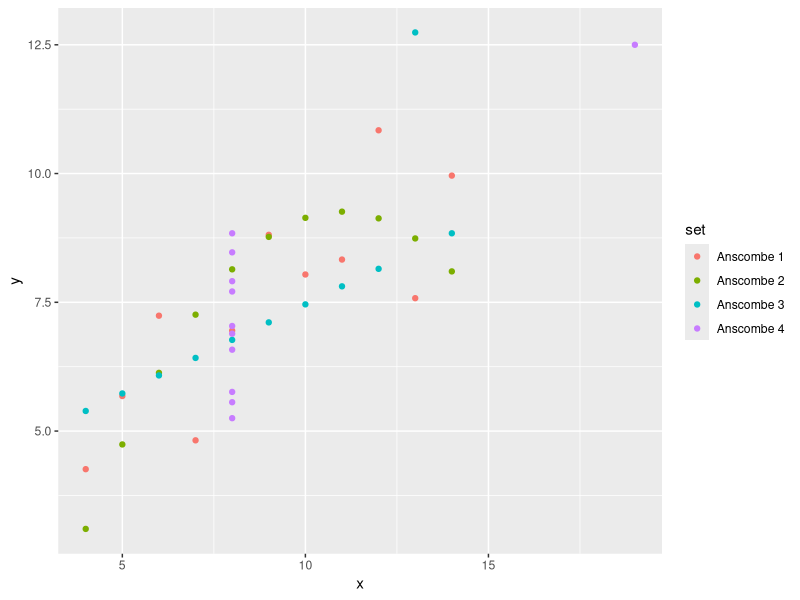
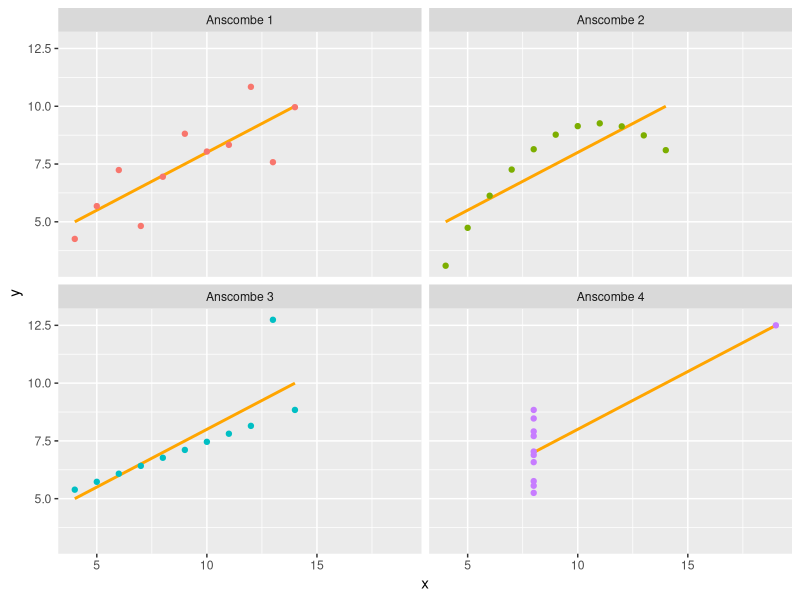
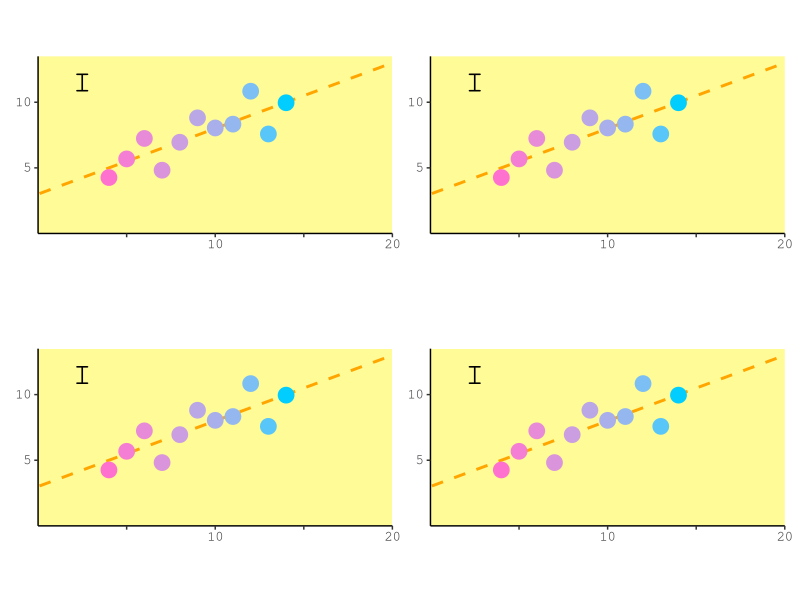
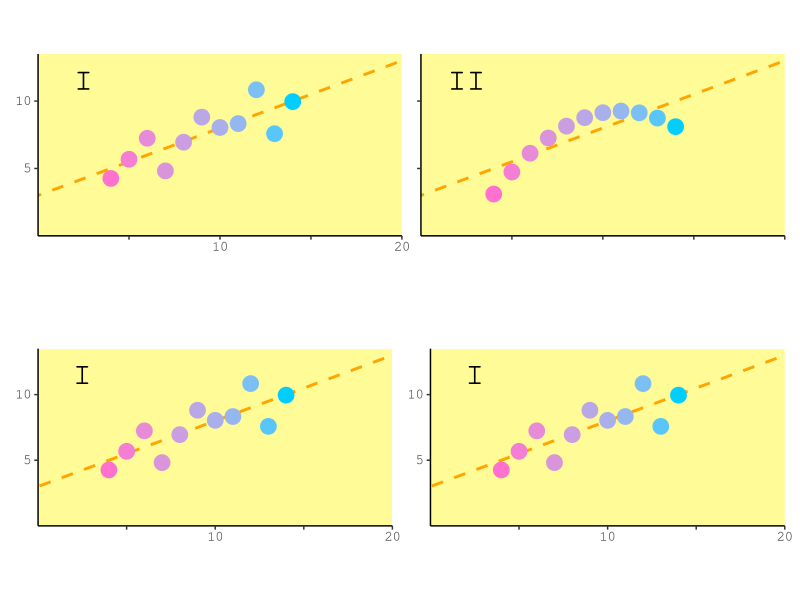
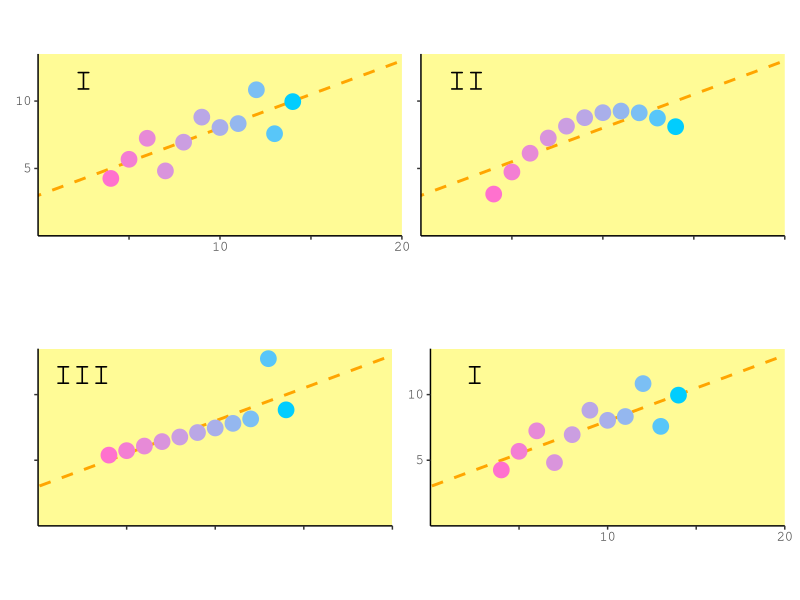
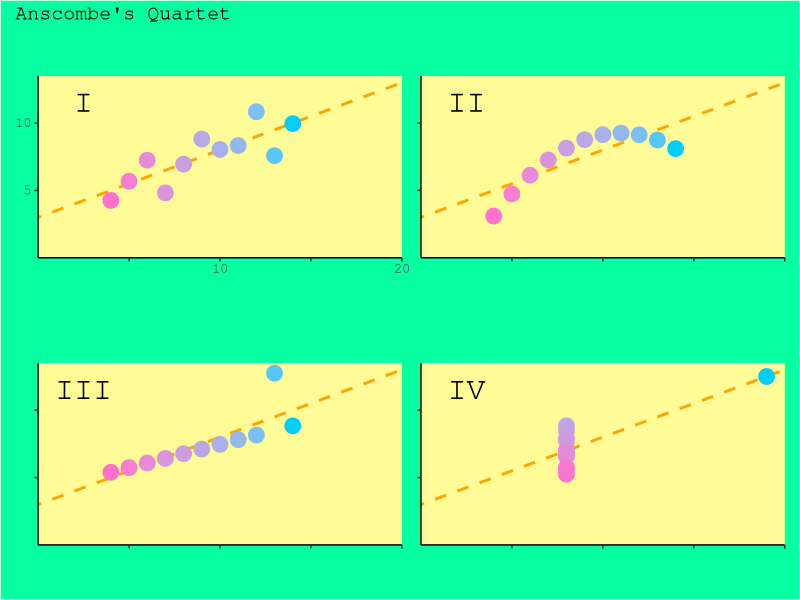
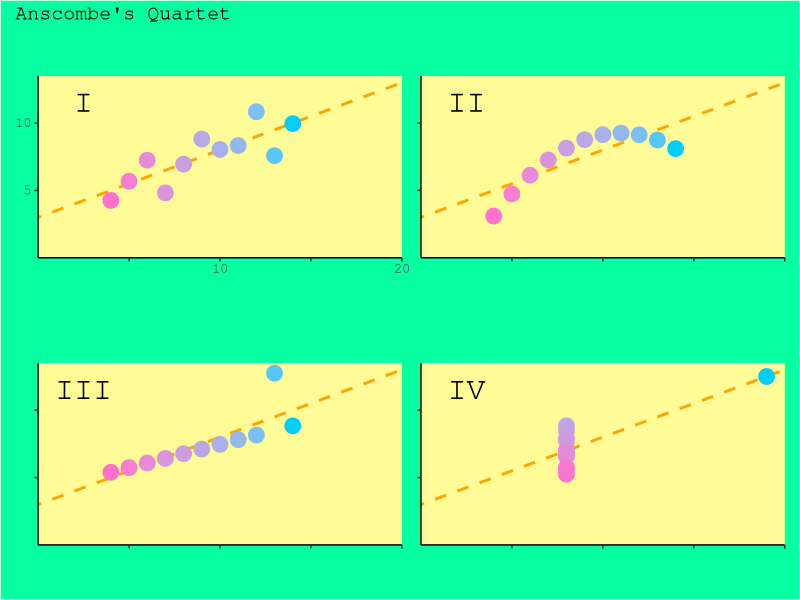

Reproduce these figures in R, in order.
library(tidyverse)
library(patchwork)

anscombe

anscombe1 <- anscombe %>% 
  select(x1, y1)
anscombe2 <- anscombe %>% 
  select(x2, y2)
anscombe3 <- anscombe %>% 
  select(x3, y3)
anscombe4 <- anscombe %>% 
  select(x4, y4)

anscombe1$set <- "Anscombe 1"
anscombe2$set <- "Anscombe 2"
anscombe3$set <- "Anscombe 3"
anscombe4$set <- "Anscombe 4"

names(anscombe1)[1] <- "x"
names(anscombe2)[1] <- "x"
names(anscombe3)[1] <- "x"
names(anscombe4)[1] <- "x"

names(anscombe1)[2] <- "y"
names(anscombe2)[2] <- "y"
names(anscombe3)[2] <- "y"
names(anscombe4)[2] <- "y"

anscombe_long <- rbind(anscombe1, anscombe2, anscombe3, anscombe4)
anscombe_long

anscombe_long %>% ggplot(aes(x = x, y = y, color = set)) +
  geom_point()

anscombe_long %>% ggplot(aes(x = x, y = y, color = set)) +
  geom_smooth(se = FALSE, method = "lm", color = "orange") +
  geom_point(show.legend = FALSE) +
  facet_wrap(.~set, nrow = 2)

p1 <- anscombe1 %>% ggplot(aes(x = x, y = y,
                               color = x)) +
  geom_abline(slope = 0.5, intercept = 3,
              color = "orange", linetype = "dashed", size = 1) +
  geom_point(size = 5, show.legend = FALSE) +
  coord_cartesian(xlim = c(0, 20), ylim = c(0, 13.5), expand = FALSE) +
  scale_x_continuous(breaks = c(5, 10, 15, 20),
                     labels = c("", 10, "", 20)) +
  scale_y_continuous(breaks = c(5, 10)) +
  scale_color_gradient(low = "#ff71ce", high = "#01cdfe") +
  labs(x = NULL, y = NULL) +
  theme(panel.background = element_rect(fill = "#fffb96"),
        axis.line = element_line(color = "black"),
        aspect.ratio = 1/2,
        axis.text = element_text(family = "mono", size = 10),
        plot.background = element_rect(linetype = 0),
        panel.grid = element_blank()) +
  annotate("text", x = 2.5, y = 11.5,
           label = "I",
           size = 8,
           family = "mono")

(p1 + p1) / (p1 + p1)

p2 <- anscombe2 %>% ggplot(aes(x = x, y = y, color = x)) +
  geom_abline(slope = 0.5, intercept = 3,
              color = "orange", linetype = "dashed", size = 1) +
  geom_point(size = 5, show.legend = FALSE) +
  coord_cartesian(xlim = c(0, 20), ylim = c(0, 13.5), expand = FALSE) +
  scale_x_continuous(breaks = c(5, 10, 15, 20),
                     labels = NULL) +
  scale_y_continuous(breaks = c(5, 10), labels = NULL) +
  scale_color_gradient(low = "#ff71ce", high = "#01cdfe") +
  labs(x = NULL, y = NULL) +
  theme(panel.background = element_rect(fill = "#fffb96"),
        axis.line = element_line(color = "black"),
        aspect.ratio = 1/2,
        axis.text = element_text(family = "mono", size = 10),
        plot.background = element_rect(linetype = 0),
        panel.grid = element_blank()) +
  annotate("text", x = 2.5, y = 11.5,
           label = "II",
           size = 8,
           family = "mono")

(p1 + p2) / (p1 + p1)

p3 <- anscombe3 %>% ggplot(aes(x = x, y = y, color = x)) +
  geom_abline(slope = 0.5, intercept = 3,
              color = "orange", linetype = "dashed", size = 1) +
  geom_point(size = 5, show.legend = FALSE) +
  coord_cartesian(xlim = c(0, 20), ylim = c(0, 13.5), expand = FALSE) +
  scale_x_continuous(breaks = c(5, 10, 15, 20),
                     labels = NULL) +
  scale_y_continuous(breaks = c(5, 10), labels = NULL) +
  scale_color_gradient(low = "#ff71ce", high = "#01cdfe") +
  labs(x = NULL, y = NULL) +
  theme(panel.background = element_rect(fill = "#fffb96"),
        axis.line = element_line(color = "black"),
        aspect.ratio = 1/2,
        axis.text = element_text(family = "mono", size = 10),
        plot.background = element_rect(linetype = 0),
        panel.grid = element_blank()) +
  annotate("text", x = 2.5, y = 11.5,
           label = "III",
           size = 8,
           family = "mono")

(p1 + p2) / (p3 + p1)

p4 <- anscombe4 %>% ggplot(aes(x = x, y = y, color = y)) +
  geom_abline(slope = 0.5, intercept = 3,
              color = "orange", linetype = "dashed", size = 1) +
  geom_point(size = 5, show.legend = FALSE) +
  coord_cartesian(xlim = c(0, 20), ylim = c(0, 13.5), expand = FALSE) +
  scale_x_continuous(breaks = c(5, 10, 15, 20),
                     labels = NULL) +
  scale_y_continuous(breaks = c(5, 10), labels = NULL) +
  scale_color_gradient(low = "#ff71ce", high = "#01cdfe") +
  labs(x = NULL, y = NULL) +
  theme(panel.background = element_rect(fill = "#fffb96"),
        axis.line = element_line(color = "black"),
        aspect.ratio = 1/2,
        axis.text = element_text(family = "mono", size = 10),
        plot.background = element_rect(linetype = 0),
        panel.grid = element_blank()) +
  annotate("text", x = 2.5, y = 11.5,
           label = "IV",
           size = 8,
           family = "mono")

p <- (p1 + p2) / (p3 + p4)
p + plot_annotation(title = "Anscombe's Quartet") &
  theme(text = element_text(family = "mono", size = 12),
        plot.background = element_rect(fill = "#05ffa1"))

ggsave("anscombe.png", dpi = 600)
